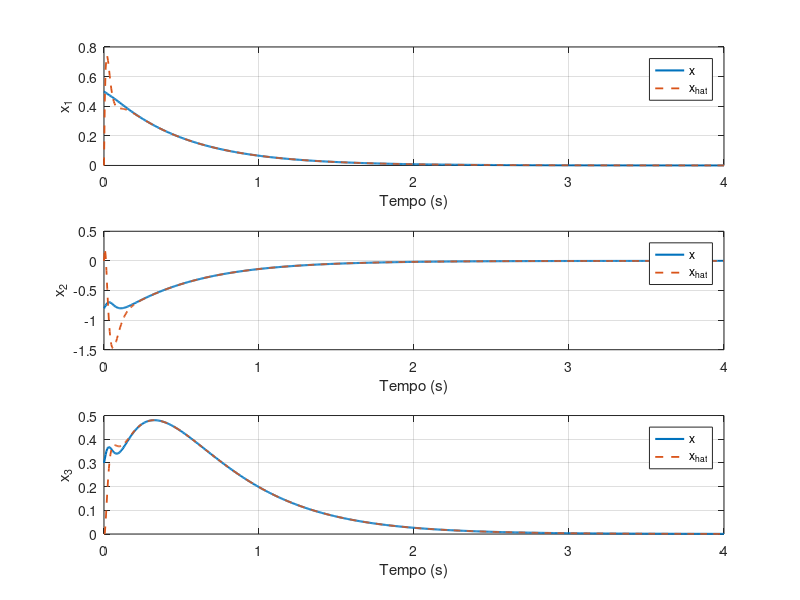
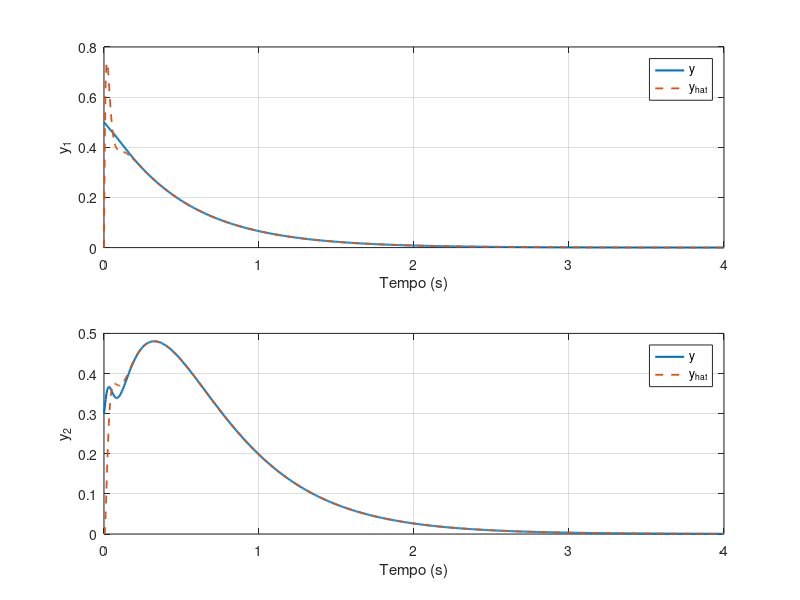
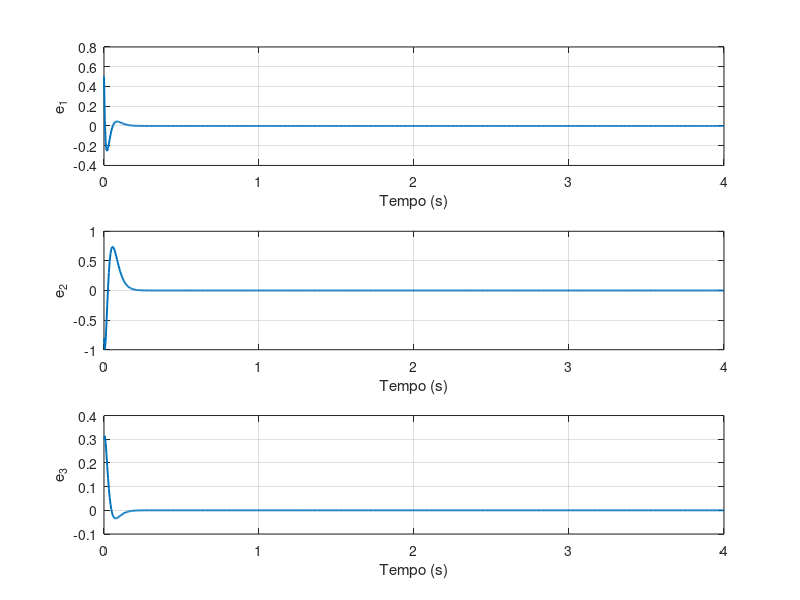

The MATLAB source for these figures, in order:
% Pole-placement stato (MIMO), osservatore di Luenberger,
% controllo tramite stima (principio di separazione).
% Sistema d'esempio: ordine 3, 2 ingressi, 2 uscite.

clear; close all; clc;
%%
% -------------------------
% 1) Definizione del sistema
% -------------------------
A = [0 1 0;
     0 0 1;
    -2 -3 -4];        % 3x3
B = [0 0;
     0 1;
     1 0];           % 3x2
C = [1 0 0;
     0 0 1];         % 2x3
D = zeros(2,2);

%%
% Verifica controllabilità e osservabilità
Ctr = [B, A*B, A^2*B];       % controllability matrix (3x6), ctrb(A,B)
Ob  = [C; C*A; C*A^2];       % observability matrix (6x3), obsv(A,C)
rankCtr = rank(Ctr); 
rankOb  = rank(Ob);
fprintf('Rank controllability: %d (deve essere 3)\n', rankCtr);
fprintf('Rank observability:   %d (deve essere 3)\n', rankOb);

% -------------------------
% 2) Progetto retroazione di stato (K) - pole placement
% -------------------------
% Autovalori desiderati per il controllore (scelti a sinistra nel piano reale)
poles_ctrl = [-2, -3, -4];     % vettore di 3 poli reali, puoi cambiare
% Nota: usa place per sistemi MIMO
K = -place(A, B, poles_ctrl);   % K è 2x3 (per u = -K*x)
fprintf('K (state feedback) =\n'); disp(K);

% Autovalori effettivi del sistema in retroazione di stato
eig_Acl = eig(A + B*K);
fprintf('Autovalori A+BK (controller closed-loop):\n'); disp(eig_Acl);

% -------------------------
% 3) Progetto osservatore di Luenberger (L)
% -------------------------
% Scegli poli dell'osservatore più a sinistra per avere stima rapida
poles_obs = [-40, -50, -60];   % più veloci rispetto al controllore
% Osservatore: progetto L come place(A', C', poles_obs)' (dual)
L = place(A', C', poles_obs)';  % L è 3x2
fprintf('L (observer gain) =\n'); disp(L);

% Autovalori dell'errore di stima
eig_Aobs = eig(A - L*C);
fprintf('Autovalori A-LC (observer):\n'); disp(eig_Aobs);

% -------------------------
% 4) Principio di separazione: verifica autovalori complessivi
% -------------------------
% Matrice di stato aumentata nello spazio [x; e] (con e = x - xhat)
A11 = A + B*K;
A12 = B*K;
A21 = zeros(size(A));
A22 = A - L*C;
A_aug = [A11 A12; A21 A22];
eig_aug = eig(A_aug);
n_aug=length(eig_aug);

fprintf('Autovalori del sistema separato (unione controller+observer):\n');
disp(eig_aug);

% Controlla che gli autovalori dell'aug siano l'unione di eig(A11) e eig(A22)
fprintf('Autovalori controller: '); disp(sort(real(eig(A11))));
fprintf('Autovalori observer:   '); disp(sort(real(eig(A22))));
fprintf('Autovalori aug:        '); disp(sort(real(eig_aug)));

% -------------------------
% 5) Simulazione closed-loop con osservatore (u = -K*xhat)
% -------------------------
% Dinamica implementata:
% x_dot      = A*x + B*u
% xhat_dot   = A*xhat + B*u + L*(y - C*xhat)
% u = -K*xhat
%
% Sistema per integrazione: z = [x; xhat] in R^{6}

% Parametri simulazione
tspan = 0:0.01:8;    % da 0 a 8 s
x0 = [0.5; -0.8; 0.3];           % stato iniziale
xhat0 = [0; 0; 0];               % stima iniziale (inizialmente nulla)
z0 = [x0; x0-xhat0];

sys=ss(A_aug,zeros(n_aug,1),eye(n_aug),zeros(n_aug,1));
[y,tt,zzz] = initial(sys,z0);
x = zzz(:,1:3)';
e = zzz(:,4:6)';    
xhat = x-e;
y = C * x;
yhat = C * xhat;


% -------------------------
% 6) Grafici
% -------------------------
figure('Name','Stati reali vs stimati');
for i=1:3
    subplot(3,1,i);
    plot(tt, x(i,:), 'LineWidth', 1.5); hold on;
    plot(tt, xhat(i,:), '--', 'LineWidth', 1.3);
    xlabel('Tempo (s)'); ylabel(sprintf('x_%d',i));
    legend('x','x_{hat}'); grid on;
end

figure('Name','Uscite reali vs stimate');
for i=1:2
    subplot(2,1,i);
    plot(tt, y(i,:), 'LineWidth', 1.5); hold on;
    plot(tt, yhat(i,:), '--', 'LineWidth', 1.3);
    xlabel('Tempo (s)'); ylabel(sprintf('y_%d',i));
    legend('y','y_{hat}'); grid on;
end

figure('Name','Errore di stima (componenti dello stato)');
for i=1:3
    subplot(3,1,i);
    plot(tt, e(i,:), 'LineWidth', 1.4);
    xlabel('Tempo (s)'); ylabel(sprintf('e_%d',i));
    grid on;
end

% -------------------------
% 7) Stampa riepilogativa
% -------------------------
fprintf('\nRiepilogo:\n');
fprintf('Sistema: n = %d, m = %d, p = %d\n', size(A,1), size(B,2), size(C,1));
fprintf('Polo controller scelti: '); disp(poles_ctrl);
fprintf('Polo observer scelti:   '); disp(poles_obs);
fprintf('Autovalori chiusi (A-BK): '); disp(eig(A-B*K));
fprintf('Autovalori osservatore (A-LC): '); disp(eig(A-L*C));
fprintf('Autovalori complessivi (aug): '); disp(eig_aug);

